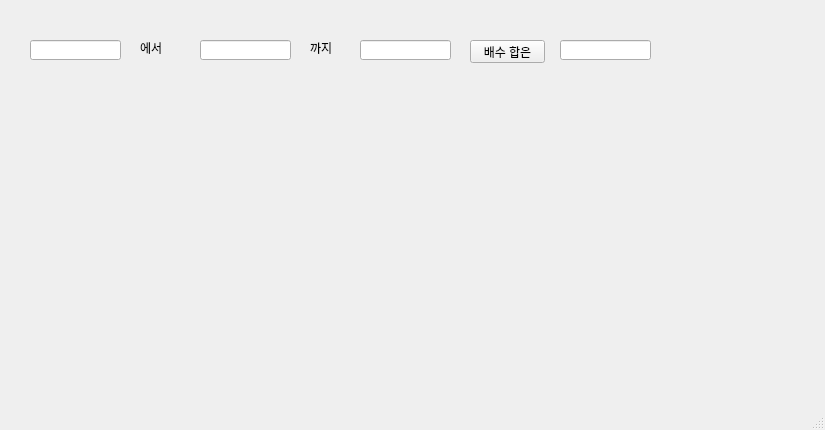
<?xml version="1.0" encoding="UTF-8"?>
<ui version="4.0">
 <class>MainWindow</class>
 <widget class="QMainWindow" name="MainWindow">
  <property name="geometry">
   <rect>
    <x>0</x>
    <y>0</y>
    <width>825</width>
    <height>430</height>
   </rect>
  </property>
  <property name="windowTitle">
   <string>MainWindow</string>
  </property>
  <widget class="QWidget" name="centralwidget">
   <widget class="QLineEdit" name="le01">
    <property name="geometry">
     <rect>
      <x>30</x>
      <y>40</y>
      <width>91</width>
      <height>20</height>
     </rect>
    </property>
   </widget>
   <widget class="QLineEdit" name="le02">
    <property name="geometry">
     <rect>
      <x>200</x>
      <y>40</y>
      <width>91</width>
      <height>20</height>
     </rect>
    </property>
   </widget>
   <widget class="QLineEdit" name="le03">
    <property name="geometry">
     <rect>
      <x>360</x>
      <y>40</y>
      <width>91</width>
      <height>20</height>
     </rect>
    </property>
   </widget>
   <widget class="QLineEdit" name="le04">
    <property name="geometry">
     <rect>
      <x>560</x>
      <y>40</y>
      <width>91</width>
      <height>20</height>
     </rect>
    </property>
   </widget>
   <widget class="QLabel" name="lbl1">
    <property name="geometry">
     <rect>
      <x>140</x>
      <y>40</y>
      <width>56</width>
      <height>16</height>
     </rect>
    </property>
    <property name="text">
     <string>에서</string>
    </property>
   </widget>
   <widget class="QLabel" name="lbl2">
    <property name="geometry">
     <rect>
      <x>310</x>
      <y>40</y>
      <width>56</width>
      <height>16</height>
     </rect>
    </property>
    <property name="text">
     <string>까지</string>
    </property>
   </widget>
   <widget class="QPushButton" name="pb">
    <property name="geometry">
     <rect>
      <x>470</x>
      <y>40</y>
      <width>75</width>
      <height>23</height>
     </rect>
    </property>
    <property name="text">
     <string>배수 합은</string>
    </property>
   </widget>
  </widget>
  <widget class="QMenuBar" name="menubar">
   <property name="geometry">
    <rect>
     <x>0</x>
     <y>0</y>
     <width>825</width>
     <height>21</height>
    </rect>
   </property>
  </widget>
  <widget class="QStatusBar" name="statusbar"/>
 </widget>
 <resources/>
 <connections/>
</ui>
